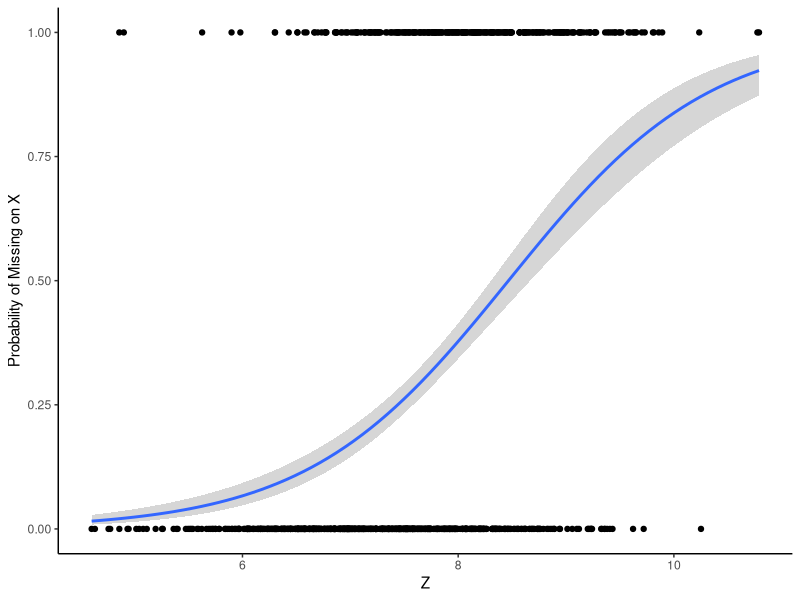
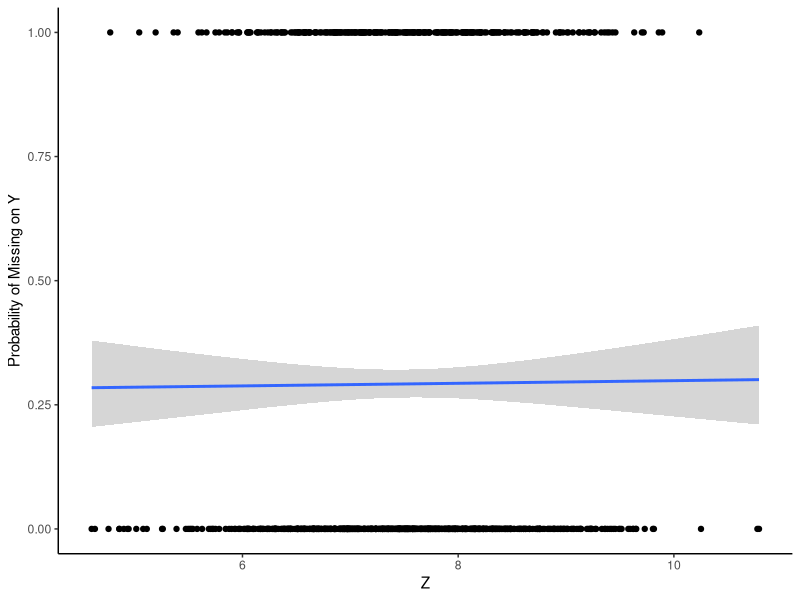
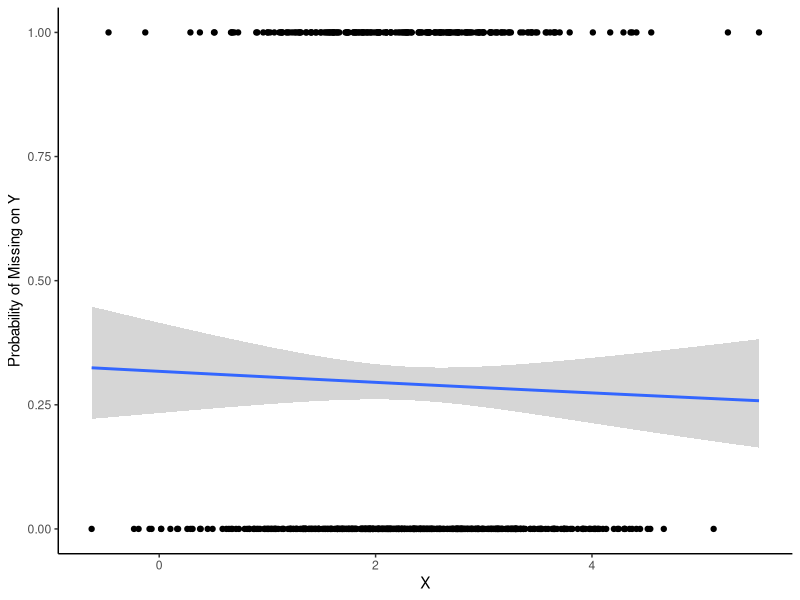

These charts were generated, in order, by the following R code: (Note: this script raises an error after producing the figures.)
### Title:    Prep Data for Practical 2b
### Author:   Kyle M. Lang
### Created:  2022-02-11
### Modified: 2022-02-11

rm(list = ls(all = TRUE))

dataDir <- "../data/"
n       <- 1000

library(mice)
library(mvtnorm)
library(dplyr)
library(magrittr)
library(ggplot2)

set.seed(235711)

## Generate complete data:
sigma       <- matrix(0.8, 3, 3)
diag(sigma) <- 1.0

dat1 <- rmvnorm(n, c(2.5,  5.0, 7.5), sigma) %>% data.frame()
colnames(dat1) <- c("x", "y", "z")

colMeans(dat1)
cor(dat1)

## Impose MAR missing on X (predicted by Z):
pats <- wts <- matrix(c(0, 1, 1), 1, 3)
wts[1, 2] <- 0

pats
wts

dat2 <- 
  ampute(dat1, patterns = pats, weights = wts, prop = 0.1, bycase = FALSE)$amp

## Impose MCAR missing on Y:
mY            <- as.logical(rbinom(n, 1, 0.3))
dat2[mY, "y"] <- NA

## Check results:
dat2 %>% is.na() %>% colMeans()

dat2 %$% t.test(x ~ is.na(y))
dat2 %$% t.test(z ~ is.na(y))

dat2 %$% t.test(y ~ is.na(x))
dat2 %$% t.test(z ~ is.na(x))

## Visualize response models:
mX  <- dat2 %$% is.na(x) %>% as.numeric()
tmp <- data.frame(dat2, mX, mY = as.numeric(mY))

ggplot(tmp, aes(z, mX)) + 
  geom_point() + 
  geom_smooth(method = "glm", method.args = list(family = "binomial")) +
  ylab("Probability of Missing on X") +
  xlab("Z") +  
  theme_classic()

ggplot(tmp, aes(z, mY)) + 
  geom_point() + 
  geom_smooth(method = "glm", method.args = list(family = "binomial")) +
  ylab("Probability of Missing on Y") +
  xlab("Z") +  
  theme_classic()

ggplot(tmp, aes(x, mY)) + 
  geom_point() + 
  geom_smooth(method = "glm", method.args = list(family = "binomial")) +
  ylab("Probability of Missing on Y") +
  xlab("X") +  
  theme_classic()

## Save data to disk:
saveRDS(dat1, paste0(dataDir, "complete_data.rds"))
saveRDS(dat2, paste0(dataDir, "incomplete_data.rds"))
